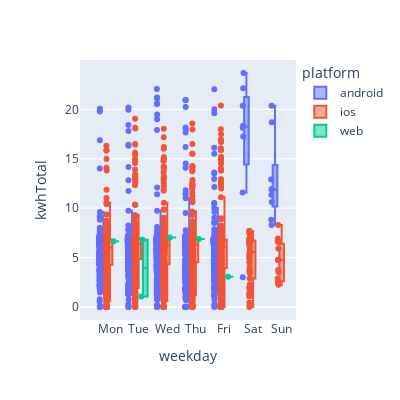

The notebook cell this image was saved under:
### Code cell
px.box(data_frame=car_df, x='weekday',y = 'kwhTotal',width=400,height=400, points ='all'
       , category_orders=weekday_order,color='platform')

### Figure 1 — Plotly figure (JSON) as saved in the notebook; plotly's stock layout.template omitted (floating-point values rounded to 4 significant figures; data arrays with more than 128 entries replaced by an {"elided": "..."} marker saying what was removed)
{"data": [{"alignmentgroup": "True", "boxpoints": "all", "hovertemplate": "platform=android<br>weekday=%{x}<br>kwhTotal=%{y}<extra></extra>", "legendgroup": "android", "marker": {"color": "#636efa"}, "name": "android", "notched": false, "offsetgroup": "android", "orientation": "v", "showlegend": true, "type": "box", "x": {"elided": "1155 str values"}, "x0": " ", "xaxis": "x", "y": {"elided": "1155 float values"}, "y0": " ", "yaxis": "y"}, {"alignmentgroup": "True", "boxpoints": "all", "hovertemplate": "platform=ios<br>weekday=%{x}<br>kwhTotal=%{y}<extra></extra>", "legendgroup": "ios", "marker": {"color": "#EF553B"}, "name": "ios", "notched": false, "offsetgroup": "ios", "orientation": "v", "showlegend": true, "type": "box", "x": {"elided": "2234 str values"}, "x0": " ", "xaxis": "x", "y": {"elided": "2234 float values"}, "y0": " ", "yaxis": "y"}, {"alignmentgroup": "True", "boxpoints": "all", "hovertemplate": "platform=web<br>weekday=%{x}<br>kwhTotal=%{y}<extra></extra>", "legendgroup": "web", "marker": {"color": "#00cc96"}, "name": "web", "notched": false, "offsetgroup": "web", "orientation": "v", "showlegend": true, "type": "box", "x": ["Thu", "Mon", "Tue", "Wed", "Fri", "Tue"], "x0": " ", "xaxis": "x", "y": [6.88, 6.65, 6.8, 7.03, 3.07, 1.07], "y0": " ", "yaxis": "y"}], "layout": {"boxmode": "group", "height": 400, "legend": {"title": {"text": "platform"}, "tracegroupgap": 0}, "margin": {"t": 60}, "width": 400, "xaxis": {"anchor": "y", "categoryarray": ["Mon", "Tue", "Wed", "Thu", "Fri", "Sat", "Sun"], "categoryorder": "array", "domain": [0, 1], "title": {"text": "weekday"}}, "yaxis": {"anchor": "x", "domain": [0, 1], "title": {"text": "kwhTotal"}}}}
